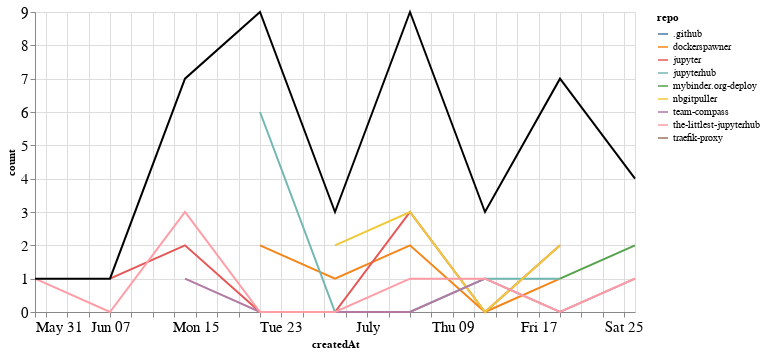

Write notebook code for a chart like this one.
### Markdown cell above
## Comments

### Code cell
comments_time = comments.groupby('repo').resample('W', on='createdAt').count()['author'].reset_index()
comments_time = comments_time.rename(columns={'author': 'count'})
comments_time_total = comments_time.groupby('createdAt').agg({"count": "sum"}).reset_index()
ch1 = alt.Chart(comments_time, width=600).mark_line().encode(
    x='createdAt',
    y='count',
    color='repo',
    tooltip="repo"
)

ch2 = alt.Chart(comments_time_total, width=600).mark_line(color="black").encode(
    x='createdAt',
    y='count',
)

ch1 + ch2

### Figure 1 — Vega-Lite specification as saved in the notebook (floating-point values rounded to 4 significant figures)
{"config": {"axisLeft": {"labelFontSize": 15}, "axisBottom": {"labelFontSize": 15}}, "layer": [{"data": {"name": "data-1c77daf83e065ba5c594859134fa44da"}, "mark": "line", "encoding": {"color": {"type": "nominal", "field": "repo"}, "tooltip": {"type": "nominal", "field": "repo"}, "x": {"type": "temporal", "field": "createdAt"}, "y": {"type": "quantitative", "field": "count"}}, "width": 600}, {"data": {"name": "data-47ac1f7250e04dae36005acd0c9706b7"}, "mark": {"type": "line", "color": "black"}, "encoding": {"x": {"type": "temporal", "field": "createdAt"}, "y": {"type": "quantitative", "field": "count"}}, "width": 600}], "$schema": "https://vega.github.io/schema/vega-lite/v4.8.1.json", "datasets": {"data-1c77daf83e065ba5c594859134fa44da": [{"repo": ".github", "createdAt": "2020-06-21T00:00:00", "count": 1}, {"repo": "dockerspawner", "createdAt": "2020-06-21T00:00:00", "count": 2}, {"repo": "dockerspawner", "createdAt": "2020-06-28T00:00:00", "count": 1}, {"repo": "dockerspawner", "createdAt": "2020-07-05T00:00:00", "count": 2}, {"repo": "dockerspawner", "createdAt": "2020-07-12T00:00:00", "count": 0}, {"repo": "dockerspawner", "createdAt": "2020-07-19T00:00:00", "count": 1}, {"repo": "jupyter", "createdAt": "2020-06-07T00:00:00", "count": 1}, {"repo": "jupyter", "createdAt": "2020-06-14T00:00:00", "count": 2}, {"repo": "jupyter", "createdAt": "2020-06-21T00:00:00", "count": 0}, {"repo": "jupyter", "createdAt": "2020-06-28T00:00:00", "count": 0}, {"repo": "jupyter", "createdAt": "2020-07-05T00:00:00", "count": 3}, {"repo": "jupyter", "createdAt": "2020-07-12T00:00:00", "count": 0}, {"repo": "jupyter", "createdAt": "2020-07-19T00:00:00", "count": 2}, {"repo": "jupyterhub", "createdAt": "2020-06-21T00:00:00", "count": 6}, {"repo": "jupyterhub", "createdAt": "2020-06-28T00:00:00", "count": 0}, {"repo": "jupyterhub", "createdAt": "2020-07-05T00:00:00", "count": 0}, {"repo": "jupyterhub", "createdAt": "2020-07-12T00:00:00", "count": 1}, {"repo": "jupyterhub", "createdAt": "2020-07-19T00:00:00", "count": 1}, {"repo": "mybinder.org-deploy", "createdAt": "2020-07-19T00:00:00", "count": 1}, {"repo": "mybinder.org-deploy", "createdAt": "2020-07-26T00:00:00", "count": 2}, {"repo": "nbgitpuller", "createdAt": "2020-06-28T00:00:00", "count": 2}, {"repo": "nbgitpuller", "createdAt": "2020-07-05T00:00:00", "count": 3}, {"repo": "nbgitpuller", "createdAt": "2020-07-12T00:00:00", "count": 0}, {"repo": "nbgitpuller", "createdAt": "2020-07-19T00:00:00", "count": 2}, {"repo": "team-compass", "createdAt": "2020-06-14T00:00:00", "count": 1}, {"repo": "team-compass", "createdAt": "2020-06-21T00:00:00", "count": 0}, {"repo": "team-compass", "createdAt": "2020-06-28T00:00:00", "count": 0}, {"repo": "team-compass", "createdAt": "2020-07-05T00:00:00", "count": 0}, {"repo": "team-compass", "createdAt": "2020-07-12T00:00:00", "count": 1}, {"repo": "team-compass", "createdAt": "2020-07-19T00:00:00", "count": 0}, {"repo": "team-compass", "createdAt": "2020-07-26T00:00:00", "count": 1}, {"repo": "the-littlest-jupyterhub", "createdAt": "2020-05-31T00:00:00", "count": 1}, {"repo": "the-littlest-jupyterhub", "createdAt": "2020-06-07T00:00:00", "count": 0}, {"repo": "the-littlest-jupyterhub", "createdAt": "2020-06-14T00:00:00", "count": 3}, {"repo": "the-littlest-jupyterhub", "createdAt": "2020-06-21T00:00:00", "count": 0}, {"repo": "the-littlest-jupyterhub", "createdAt": "2020-06-28T00:00:00", "count": 0}, {"repo": "the-littlest-jupyterhub", "createdAt": "2020-07-05T00:00:00", "count": 1}, {"repo": "the-littlest-jupyterhub", "createdAt": "2020-07-12T00:00:00", "count": 1}, {"repo": "the-littlest-jupyterhub", "createdAt": "2020-07-19T00:00:00", "count": 0}, {"repo": "the-littlest-jupyterhub", "createdAt": "2020-07-26T00:00:00", "count": 1}, {"repo": "traefik-proxy", "createdAt": "2020-06-14T00:00:00", "count": 1}], "data-47ac1f7250e04dae36005acd0c9706b7": [{"createdAt": "2020-05-31T00:00:00", "count": 1}, {"createdAt": "2020-06-07T00:00:00", "count": 1}, {"createdAt": "2020-06-14T00:00:00", "count": 7}, {"createdAt": "2020-06-21T00:00:00", "count": 9}, {"createdAt": "2020-06-28T00:00:00", "count": 3}, {"createdAt": "2020-07-05T00:00:00", "count": 9}, {"createdAt": "2020-07-12T00:00:00", "count": 3}, {"createdAt": "2020-07-19T00:00:00", "count": 7}, {"createdAt": "2020-07-26T00:00:00", "count": 4}]}}
